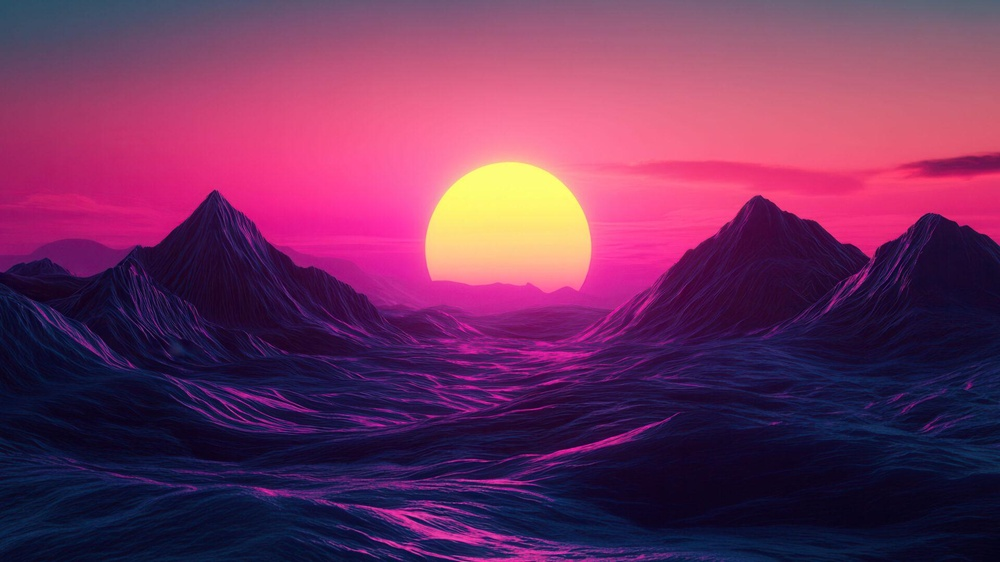
#> input picture test/pink.jpeg, 1000 x 562 px, shrunk from 1920 x 1080 before the run, found by its file name
$ python q4.py   (older library calls are emulated)
#> lines starting #> are read from the running program, lines starting #| are printed output that depends on the picture
import cv2
import numpy as np

image = cv2.imread('./test/pink.jpeg', cv2.IMREAD_GRAYSCALE)
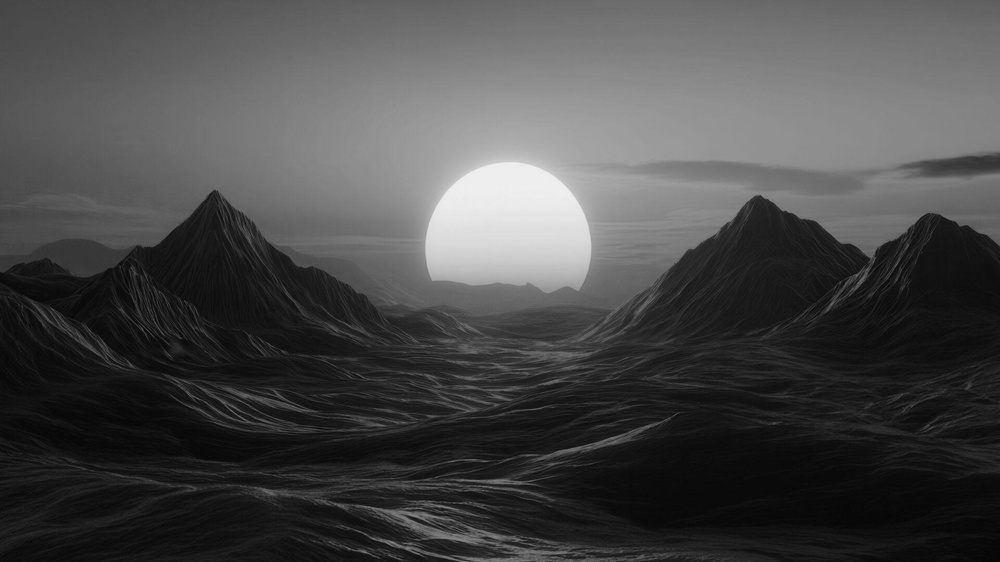
#> image: shape (562, 1000); min 4, max 243, mean 72.8
if image is None:
    raise ValueError("Image not found or unable to open")

laplacian = cv2.Laplacian(image, cv2.CV_64F)
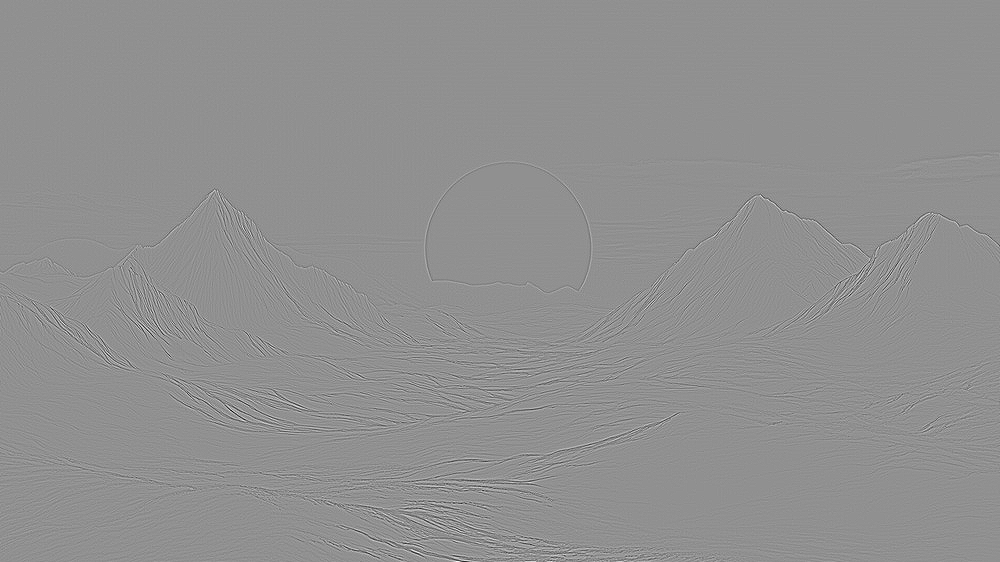
#> laplacian: shape (562, 1000) float64; min -211, max 161, mean 0; drawn with min black and max white

laplacian_abs = cv2.convertScaleAbs(laplacian)
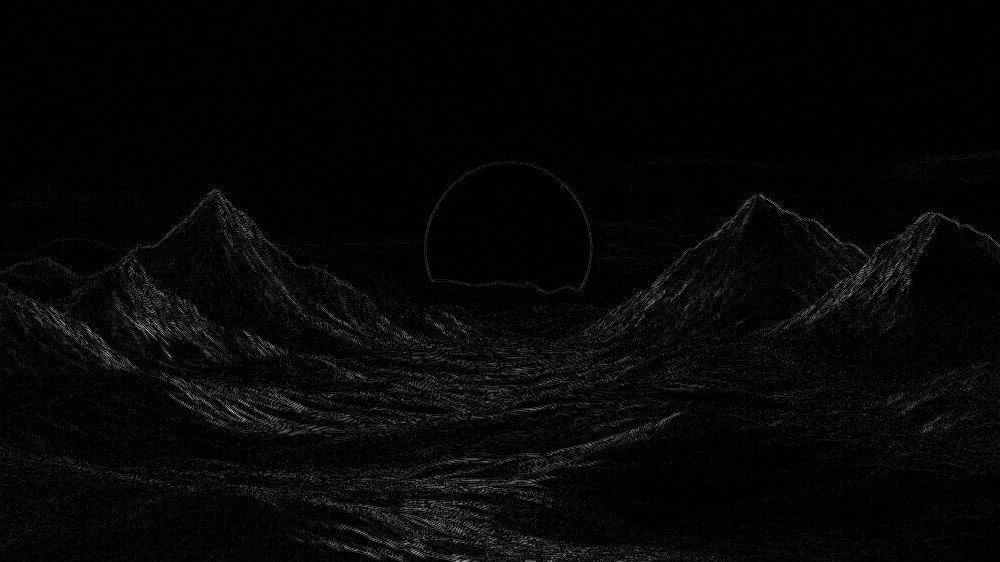
#> laplacian_abs: shape (562, 1000); min 0, max 211, mean 6.8

cv2.imwrite('laplacian_edges.jpg', laplacian_abs)

print("Laplacian edge detection done and saved as laplacian_edges.jpg")
